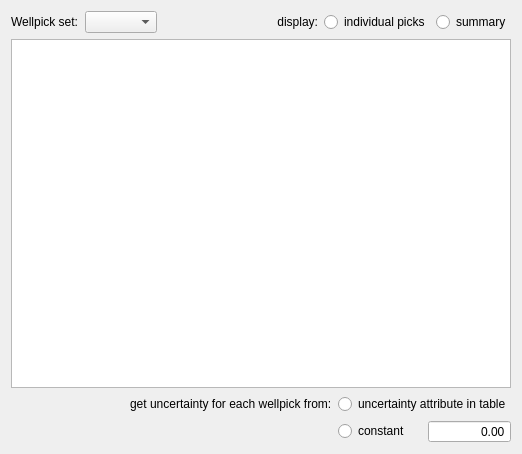
<?xml version="1.0" encoding="UTF-8"?>
<ui version="4.0">
  <class>wellpicks_tab_</class>
  <widget class="QWidget" name="wellpicks_tab_">
    <property name="geometry">
      <rect>
        <x>0</x>
        <y>0</y>
        <width>522</width>
        <height>454</height>
      </rect>
    </property>
    <layout class="QVBoxLayout" name="top_wellpick_layout_">
      <item>
        <layout class="QHBoxLayout" name="pick_selection_layout_">
          <item>
            <widget class="QLabel" name="wellpickset_label_">
              <property name="text">
                <string>Wellpick set:</string>
              </property>
            </widget>
          </item>
          <item>
            <widget class="QComboBox" name="wellpick_set_combo_"></widget>
          </item>
          <item>
            <spacer name="pick_selection_spacer_">
              <property name="orientation">
                <enum>Qt::Horizontal</enum>
              </property>
              <property name="sizeHint" stdset="0">
                <size>
                  <width>40</width>
                  <height>20</height>
                </size>
              </property>
            </spacer>
          </item>
          <item>
            <widget class="QLabel" name="pick_display_label_">
              <property name="text">
                <string>display:</string>
              </property>
              <property name="alignment">
                <set>Qt::AlignRight|Qt::AlignTrailing|Qt::AlignVCenter</set>
              </property>
            </widget>
          </item>
          <item>
            <widget class="QRadioButton" name="individual_radio_">
              <property name="text">
                <string>individual picks</string>
              </property>
            </widget>
          </item>
          <item>
            <widget class="QRadioButton" name="summary_radio_">
              <property name="text">
                <string>summary</string>
              </property>
            </widget>
          </item>
        </layout>
      </item>
      <item>
        <widget class="QTableWidget" name="wellpicks_table_"></widget>
      </item>
      <item>
        <layout class="QGridLayout" name="wellpick_uncertainty_layout_">
          <item row="0" column="2" colspan="2">
            <widget class="QRadioButton" name="uncert_attr_table_radio_">
              <property name="text">
                <string>uncertainty attribute in table</string>
              </property>
            </widget>
          </item>
          <item row="0" column="1">
            <widget class="QLabel" name="uncertainty_from_label_">
              <property name="text">
                <string>get uncertainty for each wellpick from:</string>
              </property>
            </widget>
          </item>
          <item row="1" column="2">
            <widget class="QRadioButton" name="uncert_const_radio_">
              <property name="text">
                <string>constant</string>
              </property>
            </widget>
          </item>
          <item row="1" column="3">
            <widget class="QDoubleSpinBox" name="uncert_const_spinner_">
              <property name="alignment">
                <set>Qt::AlignRight|Qt::AlignTrailing|Qt::AlignVCenter</set>
              </property>
              <property name="buttonSymbols">
                <enum>QAbstractSpinBox::NoButtons</enum>
              </property>
            </widget>
          </item>
          <item row="0" column="0">
            <spacer name="wellpick_uncert_spacer_">
              <property name="orientation">
                <enum>Qt::Horizontal</enum>
              </property>
              <property name="sizeHint" stdset="0">
                <size>
                  <width>40</width>
                  <height>20</height>
                </size>
              </property>
            </spacer>
          </item>
        </layout>
      </item>
    </layout>
  </widget>
  <customwidgets></customwidgets>
  <resources></resources>
  <connections></connections>
</ui>
